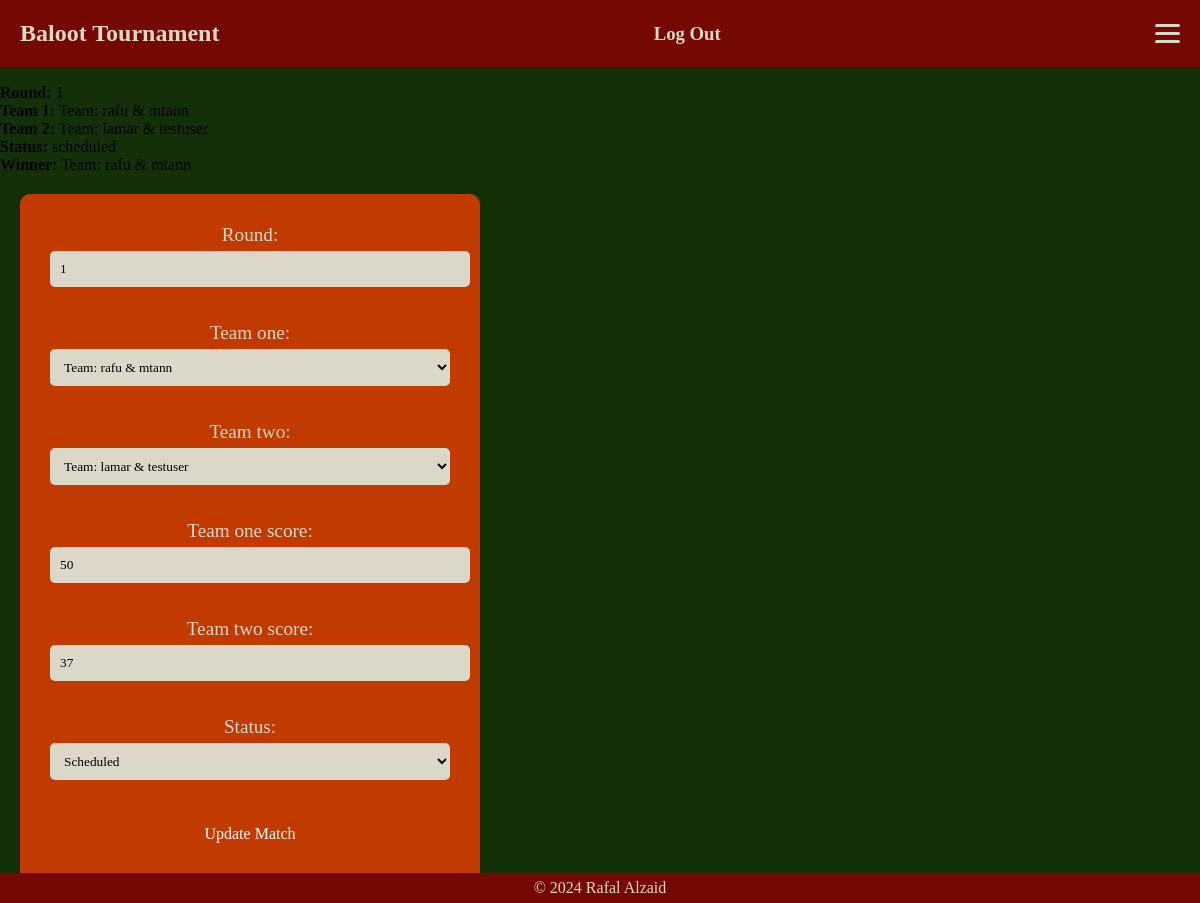
/project/match_detail/1/ (signed in), run on an earlier commit of the app's database.
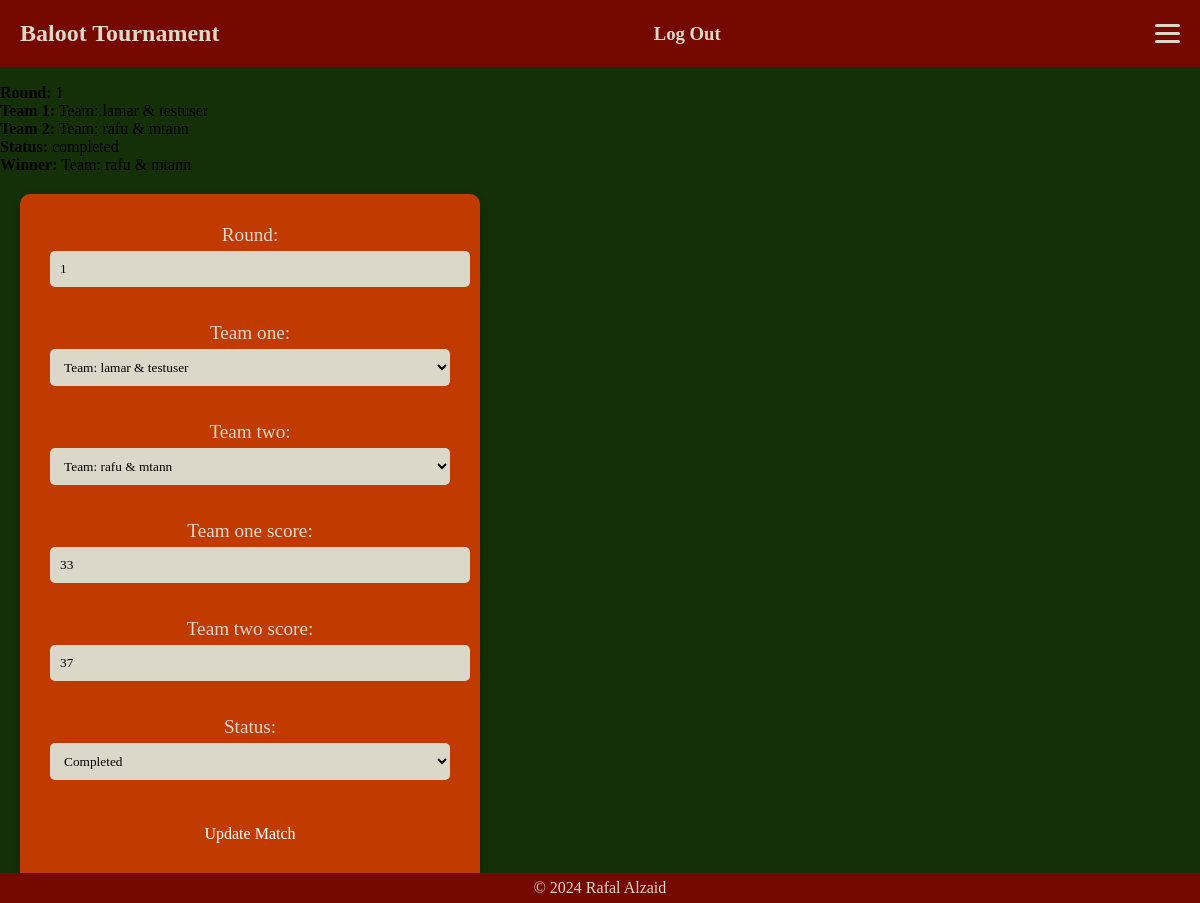
And on a later commit of the database.
### project/models.py (models this page shows, shortened)
class Match(models.Model):
    team_one = models.ForeignKey('Team', on_delete=models.CASCADE, related_name='matches_as_team_one')
    team_two = models.ForeignKey('Team', on_delete=models.CASCADE, related_name='matches_as_team_two', null=True, blank=True)
    team_one_score = models.IntegerField(default=0)
    team_two_score = models.IntegerField(default=0)
    winner = models.ForeignKey('Team', on_delete=models.SET_NULL, null=True, blank=True, related_name='matches_won')
    round = models.IntegerField()
    status = models.CharField(max_length=10, choices=STATUS_CHOICES, default='scheduled')

class Team(models.Model):
    player_one = models.ForeignKey(User, on_delete=models.CASCADE, related_name='player_one_teams')
    player_two = models.ForeignKey(User, on_delete=models.CASCADE, related_name='player_two_teams', null=True, blank=True)
    score = models.IntegerField(default=0)
    def __str__(self):
        return f"Team: {self.player_one.username} & {self.player_two.username if self.player_two else 'Solo'}"

### project/views.py (the view)
# urls.py: path('match_detail/<int:pk>/', match_detail, name='match-detail'),
@login_required(login_url='/signin/')
def match_detail(request, pk):
    match = get_object_or_404(Match, pk=pk)
    user_involved = request.user in [
        match.team_one.player_one,
        match.team_one.player_two,
        match.team_two.player_one if match.team_two else None,
        match.team_two.player_two if match.team_two else None
    ]
    if request.method == 'POST' and user_involved:
        form = MatchForm(request.POST, instance=match)
        if form.is_valid():
            form.save()  # Automatically updates the winner and advances them if status is completed
            messages.success(request, "Match updated successfully!")
            return redirect('team-list')
        else:
            messages.error(request, "Failed to update match. Please check your input.")
    else:
        form = MatchForm(instance=match) if user_involved else None
    return render(request, 'project/match_detail.html', {
        'match': match,
        'form': form,
        'user_involved': user_involved
    })

### project/forms.py
class MatchForm(forms.ModelForm):
    class Meta:
        model = Match
        fields = ['round', 'team_one', 'team_two', 'team_one_score', 'team_two_score', 'status']

### project/templates/project/match_detail.html (shortened to what this page needs)
{% extends 'project/base.html' %}
{% load custom_filters %}
{% block content %}
<p class="match-detail-main1"><strong>Round:</strong> {{ match.round }}</p>
<p><strong>Team 1:</strong> {{ match.team_one }}</p>
{% if match.team_two %}
    <p><strong>Team 2:</strong> {{ match.team_two }}</p>
{% else %}
    <p><strong>Team 2:</strong> TBD</p>
{% endif %}
<p><strong>Status:</strong> {{ match.status }}</p>
{% if match.winner %}
    <p><strong>Winner:</strong> {{ match.winner }}</p>
{% else %}
    <p><strong>Winner:</strong> TBD</p>
{% endif %}
{% if user_involved %}
    <form method="POST">
        {{ form.as_p }}
        <button type="submit">Update Match</button>
    </form>
{% else %}
    <p>You are not authorized to update this match.</p>
{% endif %}
{% endblock %}

What changed in the data, as far as the page shows it:
changed Match "Team: lamar & testuser": team_one "Team: rafu & mtann" → "Team: lamar & testuser"; team_two "Team: lamar & testuser" → "Team: rafu & mtann"; status "scheduled" → "completed"; team_one_score "50" → "33"; status "Scheduled" → "Completed"
